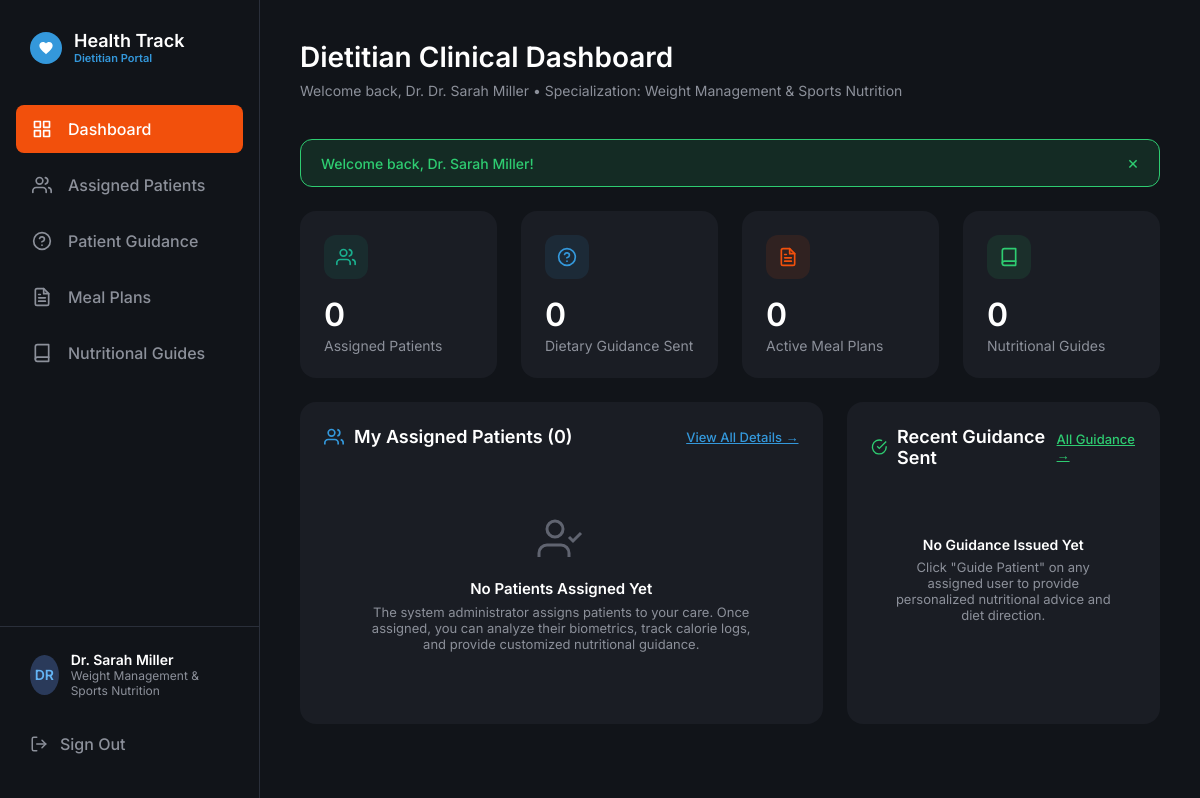
/dietitian/dashboard.php (signed in), run on the app's committed database.
### tables this page shows
CREATE TABLE IF NOT EXISTS `users` (
    `id` INT AUTO_INCREMENT PRIMARY KEY,
    `name` VARCHAR(100) NOT NULL,
    `email` VARCHAR(150) NOT NULL UNIQUE,
    `password` VARCHAR(255) NOT NULL,
    `phone` VARCHAR(30) NULL,
    `role` ENUM('admin', 'dietitian', 'user') NOT NULL DEFAULT 'user',
    `status` ENUM('active', 'inactive', 'suspended', 'pending') NOT NULL DEFAULT 'active',
    `created_at` TIMESTAMP DEFAULT CURRENT_TIMESTAMP,
    `updated_at` TIMESTAMP DEFAULT CURRENT_TIMESTAMP ON UPDATE CURRENT_TIMESTAMP,
    INDEX `idx_role` (`role`),
    INDEX `idx_status` (`status`)
);

CREATE TABLE IF NOT EXISTS `dietitian_profiles` (
    `id` INT AUTO_INCREMENT PRIMARY KEY,
    `user_id` INT NOT NULL UNIQUE,
    `qualification` VARCHAR(255) NULL,
    `certification` VARCHAR(255) NULL,
    `experience` INT NULL DEFAULT 0,
    `specialization` VARCHAR(255) NULL,
    `approval_status` ENUM('pending', 'approved', 'rejected') NOT NULL DEFAULT 'pending',
    `rejection_reason` TEXT NULL,
    `created_at` TIMESTAMP DEFAULT CURRENT_TIMESTAMP,
    `updated_at` TIMESTAMP DEFAULT CURRENT_TIMESTAMP ON UPDATE CURRENT_TIMESTAMP,
    FOREIGN KEY (`user_id`) REFERENCES `users`(`id`) ON DELETE CASCADE
);

### includes/auth.php (called while the page is built, shortened)
<?php
require_once __DIR__ . '/functions.php';
function isLoggedIn(): bool {
    return isset($_SESSION['user_id']) && !empty($_SESSION['user_id']);
}
function getCurrentUser(): ?array {
    static $currentUser = null;
    if ($currentUser === null) {
        $pdo = getDBConnection();
        $stmt = $pdo->prepare("SELECT id, name, email, phone, role, status FROM users WHERE id = :id LIMIT 1");
        $stmt->execute(['id' => $_SESSION['user_id']]);
        $user = $stmt->fetch();
        $currentUser = $user;
    }
    return $currentUser;
}
function requireRole($allowedRoles): void {
    $user = getCurrentUser();
}

### dietitian/dashboard.php (the view, shortened to what this page needs)
<?php
require_once __DIR__ . '/../includes/auth.php';
requireRole('dietitian');
$currentUser = getCurrentUser();
$dietitianId = (int)$currentUser['id'];
$pdo = getDBConnection();
$stmt = $pdo->prepare("SELECT * FROM dietitian_profiles WHERE user_id = :uid LIMIT 1");
$stmt->execute(['uid' => $dietitianId]);
$profile = $stmt->fetch();
$mealPlansCount = (int)$pdo->query("SELECT COUNT(*) FROM meal_plans WHERE dietitian_id = {$dietitianId}")->fetchColumn();
$assignedUsersCount = (int)$pdo->query("SELECT COUNT(*) FROM dietitian_assignments WHERE dietitian_id = {$dietitianId}")->fetchColumn();
$recommendationsCount = (int)$pdo->query("SELECT COUNT(*) FROM recommendations WHERE dietitian_id = {$dietitianId}")->fetchColumn();
$totalGuidesCount = (int)$pdo->query("SELECT COUNT(*) FROM resources WHERE dietitian_id = {$dietitianId}")->fetchColumn();
$patientsStmt = $pdo->prepare("
    SELECT u.id, u.name, u.email, u.phone,
           h.age, h.gender, h.height, h.weight, h.bmi, h.health_goal, h.daily_calorie_target, h.dietary_preference,
           da.assigned_at, da.notes as admin_notes,
           (SELECT COALESCE(SUM(calories), 0) FROM meal_logs ml WHERE ml.user_id = u.id AND ml.meal_date = CURDATE()) as today_calories,
           (SELECT COUNT(*) FROM recommendations r WHERE r.user_id = u.id AND r.dietitian_id = :did) as guidance_count,
           (SELECT created_at FROM recommendations r WHERE r.user_id = u.id AND r.dietitian_id = :did ORDER BY created_at DESC LIMIT 1) as last_guidance_date
    FROM dietitian_assignments da
    JOIN users u ON da.user_id = u.id
    LEFT JOIN health_profiles h ON u.id = h.user_id
    WHERE da.dietitian_id = :did
    ORDER BY da.assigned_at DESC
");
$patientsStmt->execute(['did' => $dietitianId]);
$assignedPatients = $patientsStmt->fetchAll();
$guidanceStmt = $pdo->prepare("
    SELECT r.*, u.name as patient_name, u.email as patient_email
    FROM recommendations r
    JOIN users u ON r.user_id = u.id
    WHERE r.dietitian_id = :did
    ORDER BY r.created_at DESC
    LIMIT 5
");
$guidanceStmt->execute(['did' => $dietitianId]);
$recentGuidance = $guidanceStmt->fetchAll();
$currentPage = 'dashboard';
?>
<!DOCTYPE html>
<html lang="en">
<head>
    <link rel="stylesheet" href="../dashboard.css">
</head>
<body>
    <div class="dashboard-layout">
        <?php include __DIR__ . '/sidebar.php'; ?>
        <main class="main-content dietitian-main" style="overflow-y: auto;">
            <header class="page-header-clean">
                <h1 class="page-main-title">Dietitian Clinical Dashboard</h1>
                <p class="page-sub-title">Welcome back, Dr. <?= e($currentUser['name']) ?> • Specialization: <?= e($profile['specialization'] ?? 'Clinical Nutrition') ?></p>
            </header>
            <div class="content-wrapper full-width-wrap">
                <div class="dietitian-kpi-grid">
                    <div class="dt-kpi-card">
                        <div class="kpi-icon-box bg-teal-light text-teal">
                        </div>
                        <div class="dt-kpi-number"><?= $assignedUsersCount ?></div>
                        <div class="dt-kpi-label">Assigned Patients</div>
                    </div>
                    <div class="dt-kpi-card">
                        <div class="kpi-icon-box bg-blue-light text-blue">
                            <svg viewBox="0 0 24 24" width="20" height="20" fill="none" stroke="currentColor" stroke-width="2" stroke-linecap="round" stroke-linejoin="round"><circle cx="12" cy="12" r="10"></circle><path d="M9.09 9a3 3 0 0 1 5.83 1c0 2-3 3-3 3"></path><line x1="12" y1="17" x2="12.01" y2="17"></line></svg>
                        </div>
                        <div class="dt-kpi-number"><?= $recommendationsCount ?></div>
                        <div class="dt-kpi-label">Dietary Guidance Sent</div>
                    </div>
                    <div class="dt-kpi-card">
                        <div class="kpi-icon-box bg-orange-light text-orange">
                        </div>
                        <div class="dt-kpi-number"><?= $mealPlansCount ?></div>
                        <div class="dt-kpi-label">Active Meal Plans</div>
                    </div>
                    <div class="dt-kpi-card">
                        <div class="kpi-icon-box bg-green-light text-green">
                            <svg viewBox="0 0 24 24" width="20" height="20" fill="none" stroke="currentColor" stroke-width="2" stroke-linecap="round" stroke-linejoin="round"><path d="M4 19.5A2.5 2.5 0 0 1 6.5 17H20"></path><path d="M6.5 2H20v20H6.5A2.5 2.5 0 0 1 4 19.5v-15A2.5 2.5 0 0 1 6.5 2z"></path></svg>
                        </div>
                        <div class="dt-kpi-number"><?= $totalGuidesCount ?></div>
                        <div class="dt-kpi-label">Nutritional Guides</div>
                    </div>
                </div>
                <div class="dashboard-split-grid" style="margin-top: 24px;">
                    <div class="panel-card" style="padding: 24px;">
                        <div style="display: flex; justify-content: space-between; align-items: center; margin-bottom: 20px;">
                            <h3 class="panel-title flex-title" style="margin-bottom: 0;">
                                <svg viewBox="0 0 24 24" width="20" height="20" fill="none" stroke="#3498db" stroke-width="2"><path d="M17 21v-2a4 4 0 0 0-4-4H5a4 4 0 0 0-4 4v2"></path><circle cx="9" cy="7" r="4"></circle><path d="M23 21v-2a4 4 0 0 0-3-3.87"></path><path d="M16 3.13a4 4 0 0 1 0 7.75"></path></svg>
                                My Assigned Patients (<?= count($assignedPatients) ?>)
                            </h3>
                            <a href="patients.php" style="font-size: 13px; color: #3498db; text-decoration: underline; font-weight: 500;">View All Details &rarr;</a>
                        </div>
                        <?php if (empty($assignedPatients)): ?>
                            <div style="text-align: center; padding: 48px 20px; color: var(--text-muted);">
                                <svg viewBox="0 0 24 24" width="48" height="48" fill="none" stroke="#606470" stroke-width="1.5" style="margin-bottom: 12px;"><path d="M16 21v-2a4 4 0 0 0-4-4H5a4 4 0 0 0-4 4v2"></path><circle cx="9" cy="7" r="4"></circle><polyline points="16 11 18 13 22 9"></polyline></svg>
                                <p style="font-size: 15px; font-weight: 600; color: var(--text-light); margin-bottom: 6px;">No Patients Assigned Yet</p>
                                <p style="font-size: 13px; max-width: 380px; margin: 0 auto;">
                                    The system administrator assigns patients to your care. Once assigned, you can analyze their biometrics, track calorie logs, and provide customized nutritional guidance.
                                </p>
                            </div>
                        <?php endif; ?>
                    </div>
                    <div class="panel-card" style="padding: 24px;">
                        <div style="display: flex; justify-content: space-between; align-items: center; margin-bottom: 20px;">
                            <h3 class="panel-title flex-title" style="margin-bottom: 0;">
                                <svg viewBox="0 0 24 24" width="20" height="20" fill="none" stroke="#2ecc71" stroke-width="2"><path d="M22 11.08V12a10 10 0 1 1-5.93-9.14"></path><polyline points="22 4 12 14.01 9 11.01"></polyline></svg>
                                Recent Guidance Sent
                            </h3>
                            <a href="guidance.php" style="font-size: 13px; color: #2ecc71; text-decoration: underline; font-weight: 500;">All Guidance &rarr;</a>
                        </div>
                        <?php if (empty($recentGuidance)): ?>
                            <div style="text-align: center; padding: 48px 20px; color: var(--text-muted);">
                                <p style="font-size: 14px; color: var(--text-light); font-weight: 600; margin-bottom: 6px;">No Guidance Issued Yet</p>
                                <p style="font-size: 13px;">Click "Guide Patient" on any assigned user to provide personalized nutritional advice and diet direction.</p>
                            </div>
                        <?php endif; ?>
                    </div>
                </div>
            </div>
        </main>
    </div>
</body>
</html>

### dietitian/sidebar.php (shortened to what this page needs)
<?php
$currentPage = $currentPage ?? 'dashboard';
?>
<aside class="sidebar dietitian-sidebar">
    <div class="sidebar-header">
        <div class="logo-container small-logo">
            <div class="filled-heart-icon" style="background-color: #3498db; width: 32px; height: 32px; border-radius: 50%; display: flex; align-items: center; justify-content: center;">
                <svg viewBox="0 0 24 24" fill="white" width="16" height="16">
                    <path d="M12 21.35l-1.45-1.32C5.4 15.36 2 12.28 2 8.5 2 5.42 4.42 3 7.5 3c1.74 0 3.41.81 4.5 2.09C13.09 3.81 14.76 3 16.5 3 19.58 3 22 5.42 22 8.5c0 3.78-3.4 6.86-8.55 11.54L12 21.35z"/>
                </svg>
            </div>
            <div class="sidebar-title-group">
                <span class="logo-text-small">Health Track</span>
                <span class="sidebar-subtext" style="color: #3498db; font-size: 11px; font-weight: 600;">Dietitian Portal</span>
            </div>
        </div>
    </div>
    <nav class="sidebar-nav dietitian-nav">
        <a href="dashboard.php" class="nav-link dietitian-nav-link <?= ($currentPage === 'dashboard') ? 'active' : '' ?>">
            Dashboard
        </a>
        <a href="patients.php" class="nav-link dietitian-nav-link <?= ($currentPage === 'patients') ? 'active' : '' ?>">
            Assigned Patients
        </a>
        <a href="guidance.php" class="nav-link dietitian-nav-link <?= ($currentPage === 'guidance') ? 'active' : '' ?>">
            <svg viewBox="0 0 24 24" width="20" height="20" fill="none" stroke="currentColor" stroke-width="2" stroke-linecap="round" stroke-linejoin="round"><circle cx="12" cy="12" r="10"></circle><path d="M9.09 9a3 3 0 0 1 5.83 1c0 2-3 3-3 3"></path><line x1="12" y1="17" x2="12.01" y2="17"></line></svg>
            Patient Guidance
        </a>
        <a href="../dietitian-meal-plans.html" class="nav-link dietitian-nav-link <?= ($currentPage === 'meal-plans') ? 'active' : '' ?>">
            Meal Plans
        </a>
        <a href="../dietitian-guides.html" class="nav-link dietitian-nav-link <?= ($currentPage === 'guides') ? 'active' : '' ?>">
            <svg viewBox="0 0 24 24" width="20" height="20" fill="none" stroke="currentColor" stroke-width="2" stroke-linecap="round" stroke-linejoin="round"><path d="M4 19.5A2.5 2.5 0 0 1 6.5 17H20"></path><path d="M6.5 2H20v20H6.5A2.5 2.5 0 0 1 4 19.5v-15A2.5 2.5 0 0 1 6.5 2z"></path></svg>
            Nutritional Guides
        </a>
    </nav>
    <div class="sidebar-footer border-top-footer">
        <div class="user-profile-compact">
            <div class="avatar avatar-blue">
                <?= strtoupper(substr($currentUser['name'], 0, 2)) ?>
            </div>
            <div class="profile-text">
                <span class="profile-name"><?= e($currentUser['name']) ?></span>
                <span class="profile-role"><?= e($profile['specialization'] ?? 'Registered Dietitian') ?></span>
            </div>
        </div>
        <a href="../logout.php" class="nav-link sign-out">
            <svg viewBox="0 0 24 24" width="18" height="18" fill="none" stroke="currentColor" stroke-width="2" stroke-linecap="round" stroke-linejoin="round">
                <path d="M9 21H5a2 2 0 0 1-2-2V5a2 2 0 0 1 2-2h4"></path>
                <polyline points="16 17 21 12 16 7"></polyline>
                <line x1="21" y1="12" x2="9" y2="12"></line>
            </svg>
            Sign Out
        </a>
    </div>
</aside>

### data on the page
users: name "DR", name "Dr. Sarah Miller"
dietitian_profiles: specialization "Weight Management & Sports Nutrition"

### other printed values
$message "Welcome back, Dr. Sarah Miller!"
$assignedUsersCount "0"
$recommendationsCount "0"
$mealPlansCount "0"
$totalGuidesCount "0"
count($assignedPatients) "0"
